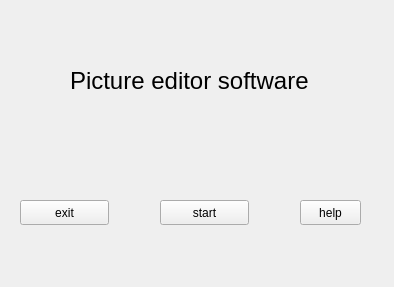
<?xml version="1.0" encoding="UTF-8"?>
<ui version="4.0">
 <class>Form</class>
 <widget class="QWidget" name="Form">
  <property name="geometry">
   <rect>
    <x>0</x>
    <y>0</y>
    <width>394</width>
    <height>287</height>
   </rect>
  </property>
  <property name="windowTitle">
   <string>Form</string>
  </property>
  <widget class="QPushButton" name="exit">
   <property name="geometry">
    <rect>
     <x>20</x>
     <y>200</y>
     <width>89</width>
     <height>25</height>
    </rect>
   </property>
   <property name="text">
    <string>exit</string>
   </property>
  </widget>
  <widget class="QPushButton" name="start">
   <property name="geometry">
    <rect>
     <x>160</x>
     <y>200</y>
     <width>89</width>
     <height>25</height>
    </rect>
   </property>
   <property name="text">
    <string>start</string>
   </property>
  </widget>
  <widget class="QPushButton" name="help">
   <property name="geometry">
    <rect>
     <x>300</x>
     <y>200</y>
     <width>61</width>
     <height>25</height>
    </rect>
   </property>
   <property name="text">
    <string>help</string>
   </property>
  </widget>
  <widget class="QLabel" name="labelpic">
   <property name="geometry">
    <rect>
     <x>70</x>
     <y>70</y>
     <width>271</width>
     <height>21</height>
    </rect>
   </property>
   <property name="font">
    <font>
     <pointsize>18</pointsize>
    </font>
   </property>
   <property name="text">
    <string>Picture editor software</string>
   </property>
  </widget>
 </widget>
 <resources/>
 <connections/>
</ui>
